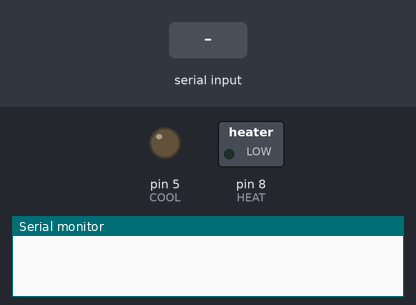
The sketch below on a simulated Arduino Uno, built with avr-gcc and run on an emulated ATmega328P. Shown: switched loads named in the sketch (green lamp = pin HIGH), output pins drawn as LEDs (lit = HIGH), the last lines printed to the serial monitor. The test bench sets the inputs (shaded band).

Above: at 1.2 s.
1.3 s: "A" received over Serial
At 2.4 s:
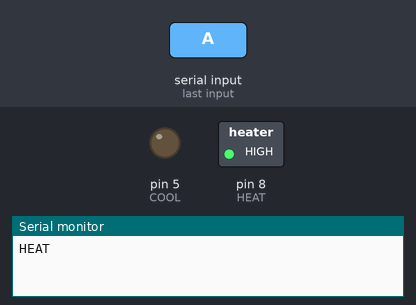
2.8 s: "C" received over Serial
At 3.5 s:
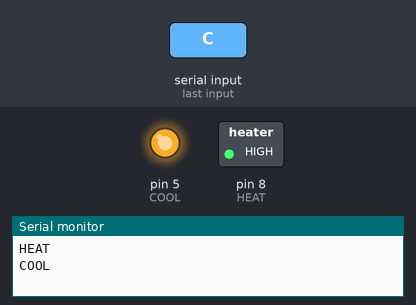
4.3 s: "B" received over Serial
At 4.6 s:
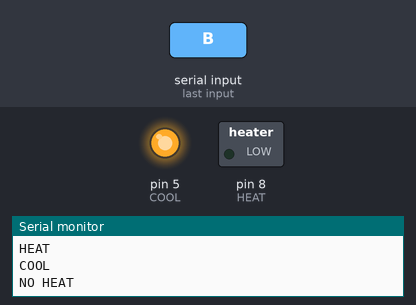
Timing chart, 0 to 7.3 s (numbered marks = the images above; inputs shaded):
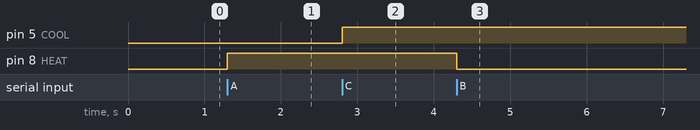

The sketch:

RTA.ino
```cpp
// Pins at which the lamp and fan lie.
#define HEAT 8
#define COOL 5

// Start the serial monitor and configure the pins.
void setup() {
	Serial.begin(9600);
	pinMode(HEAT, OUTPUT);
	pinMode(COOL, OUTPUT);

	// Keep them off by default. The pin pushes low voltage and the relay flips it around so they turn on when the program starts.
	digitalWrite(HEAT, LOW);
	digitalWrite(COOL, LOW);
}

void loop() {

	// If the serial monitor has incoming input...
	if (Serial.available()) {

		// Read the serial monitor and store it as a char.
		char command = char(Serial.read());

		// 'A' means lamp on.
		if (command == 'A') {
			digitalWrite(HEAT, HIGH);
			Serial.println("HEAT");
		}

		// 'B' means lamp off.
		if (command == 'B') {
			digitalWrite(HEAT, LOW);
			Serial.println("NO HEAT");
		}

		// 'C' means fan on.
		if (command == 'C') {
			digitalWrite(COOL, HIGH);
			Serial.println("COOL");
		}

		// 'D' means fan off.
		if (command == 'D') {
			digitalWrite(COOL, LOW);
			Serial.println("NO COOL");
		}

		// Uhh ignore for this for now.
		/*switch(char(Serial.read())) {
			case 'A':
				digitalWrite(HEAT, LOW);
			case 'B':
				digitalWrite(HEAT, HIGH);
			case 'C':
				digitalWrite(COOL, LOW);
			case 'D':
				digitalWrite(COOL, HIGH);
		}*/
	}
}
```

Measured:
- after the input at 1.3 s, pin 8 (HEAT): LOW → HIGH at once
- after the input at 2.8 s, pin 5 (COOL): LOW → HIGH at once
- after the input at 4.3 s, pin 8 (HEAT): HIGH → LOW at once
